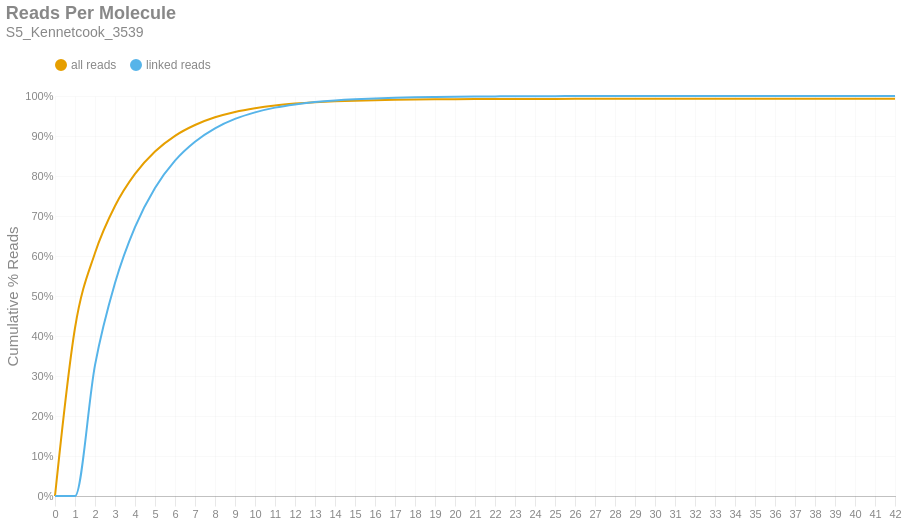

The notebook cell saved with this chart:
### Markdown cell above
### Reads per Molecule
This chart shows the cumulative distribution of the number of reads per linked molecule. That is, how many alignments are associated with a unique molecule. This excludes the number of reads associated with invalid or absent linked-read barcodes. The `linked` histogram is the percentages recalculated when disregarding singletons.

### Code cell
if SKIPLR:
    print_html(f"Skipped")
else:
    counts = np.bincount(valids['reads'].cast(pl.Int64).to_numpy())
    weighted = counts * np.arange(len(counts))
    all_perc = weighted / n_reads
    linked_perc = weighted / n_linked_reads
    linked_perc[1] = 0
    binned_df = pl.DataFrame({
        'readsper': list(range(len(counts))),
        'all reads (cumsum)': np.cumsum(all_perc).tolist(),
        'linked reads (cumsum)': np.cumsum(linked_perc).tolist(),
    })

    with SafeRender(binned_df):
        (
            density_plot(binned_df, 'Reads Per Molecule', samplename, 'readspmol')
            .encode(
                x=alt.X('readsper:O', title=None).axis(labelAngle=0).scale(padding=0),
                y=alt.Y('value:Q', title='Cumulative % Reads').axis(format='%').stack(False),
                color=alt.Color("key:N").scale(domain=["all reads", "linked reads"]),
                tooltip=[
                    alt.Tooltip("key:N", title="Data Type"),
                    alt.Tooltip("readsper:O", title="Reads Per Molecule"),
                    alt.Tooltip("value:Q", format=".2%", title="% Reads (Cum.)")
                ]            
            )
        ).display()

### Figure 1 — Vega-Lite specification as saved in the notebook (floating-point values rounded to 4 significant figures)
{"width": "container", "height": 400, "config": {"title": {"anchor": "start", "dy": -15, "fontSize": 18, "color": "#888888", "subtitleColor": "#888888", "subtitleFontSize": 14}, "arc": {"fill": "#0072B2"}, "axis": {"domainColor": "#888888", "domainWidth": 0.5, "gridWidth": 0.2, "grid": false, "titleFontWeight": 400, "titleFontSize": 15, "labelFontSize": 11, "labelColor": "#888888", "tickColor": "#888888", "tickWidth": 0.2, "titleColor": "#888888"}, "axisBand": {"grid": false}, "axisX": {"grid": true, "tickSize": 10, "domainCap": "round"}, "axisY": {"domain": false, "grid": true, "tickSize": 0, "domainCap": "round"}, "background": "transparent", "header": {"labelFontSize": 15, "labelColor": "#888888", "titleFontSize": 15, "titleFontWeight": 600, "titleColor": "#888888"}, "legend": {"labelFont": "sans-serif", "labelFontSize": 12, "labelColor": "#888888", "symbolSize": 100, "symbolType": "circle", "titleFontSize": 12, "titlePadding": 10, "titleColor": "#888888", "title": null, "orient": "top"}, "range": {"category": ["#E69F00", "#56B4E9", "#009E73", "#F0E442", "#0072B2", "#D55E00", "#CC79A7", "#000000"], "diverging": ["#cfe8f3", "#a2d4ec", "#73bfe2", "#46abdb", "#1696d2", "#12719e"]}, "area": {"fill": "#0072B2", "fillOpacity": 0.7, "line": true, "strokeOpacity": 0.7}, "line": {"color": "#0072B2", "stroke": "#0072B2", "strokeWidth": 2}, "trail": {"color": "#0072B2", "stroke": "#0072B2", "strokeWidth": 0, "size": 1}, "point": {"filled": true, "fillOpacity": 1.0, "size": 95}, "text": {"color": "#888888", "fontSize": 11, "align": "right", "fontWeight": 400, "size": 11}, "bar": {"fill": "#0072B2", "stroke": null}, "view": {"stroke": null, "continuousWidth": 660, "continuousHeight": 400}}, "data": {"name": "data-c36425ce8f6a99a13dbafe4f15cd4723"}, "mark": {"type": "line", "interpolate": "monotone", "point": {"opacity": 0, "size": 275}}, "encoding": {"color": {"field": "key", "scale": {"domain": ["all reads", "linked reads"]}, "type": "nominal"}, "tooltip": [{"field": "key", "title": "Data Type", "type": "nominal"}, {"field": "readsper", "title": "Reads Per Molecule", "type": "ordinal"}, {"field": "value", "format": ".2%", "title": "% Reads (Cum.)", "type": "quantitative"}], "x": {"axis": {"labelAngle": 0}, "field": "readsper", "scale": {"padding": 0}, "title": null, "type": "ordinal"}, "y": {"axis": {"format": "%"}, "field": "value", "stack": false, "title": "Cumulative % Reads", "type": "quantitative"}}, "params": [{"name": "param_c36ac31b6afebe62", "select": {"type": "point", "fields": ["key"]}, "bind": "legend"}], "title": {"text": "Reads Per Molecule", "subtitle": "S5_Kennetcook_3539"}, "transform": [{"fold": ["all reads (cumsum)", "linked reads (cumsum)"]}, {"calculate": "replace(datum.key, ' (cumsum)', '')", "as": "key"}, {"filter": {"param": "param_c36ac31b6afebe62"}}], "usermeta": {"embedOptions": {"downloadFileName": "S5_Kennetcook_3539.readspmol"}}, "$schema": "https://vega.github.io/schema/vega-lite/v6.1.0.json", "datasets": {"data-c36425ce8f6a99a13dbafe4f15cd4723": [{"readsper": 0, "all reads (cumsum)": 0.0, "linked reads (cumsum)": 0.0}, {"readsper": 1, "all reads (cumsum)": 0.42, "linked reads (cumsum)": 0.0}, {"readsper": 2, "all reads (cumsum)": 0.6076, "linked reads (cumsum)": 0.3273}, {"readsper": 3, "all reads (cumsum)": 0.7251, "linked reads (cumsum)": 0.5325}, {"readsper": 4, "all reads (cumsum)": 0.8053, "linked reads (cumsum)": 0.6724}, {"readsper": 5, "all reads (cumsum)": 0.8613, "linked reads (cumsum)": 0.7702}, {"readsper": 6, "all reads (cumsum)": 0.9005, "linked reads (cumsum)": 0.8385}, {"readsper": 7, "all reads (cumsum)": 0.9276, "linked reads (cumsum)": 0.8857}, {"readsper": 8, "all reads (cumsum)": 0.9467, "linked reads (cumsum)": 0.9192}, {"readsper": 9, "all reads (cumsum)": 0.9602, "linked reads (cumsum)": 0.9426}, {"readsper": 10, "all reads (cumsum)": 0.9695, "linked reads (cumsum)": 0.959}, {"readsper": 11, "all reads (cumsum)": 0.9763, "linked reads (cumsum)": 0.9709}, {"readsper": 12, "all reads (cumsum)": 0.981, "linked reads (cumsum)": 0.979}, {"readsper": 13, "all reads (cumsum)": 0.9843, "linked reads (cumsum)": 0.9848}, {"readsper": 14, "all reads (cumsum)": 0.9867, "linked reads (cumsum)": 0.9889}, {"readsper": 15, "all reads (cumsum)": 0.9884, "linked reads (cumsum)": 0.9919}, {"readsper": 16, "all reads (cumsum)": 0.9896, "linked reads (cumsum)": 0.994}, {"readsper": 17, "all reads (cumsum)": 0.9905, "linked reads (cumsum)": 0.9956}, {"readsper": 18, "all reads (cumsum)": 0.9912, "linked reads (cumsum)": 0.9968}, {"readsper": 19, "all reads (cumsum)": 0.9917, "linked reads (cumsum)": 0.9976}, {"readsper": 20, "all reads (cumsum)": 0.992, "linked reads (cumsum)": 0.9983}, {"readsper": 21, "all reads (cumsum)": 0.9923, "linked reads (cumsum)": 0.9987}, {"readsper": 22, "all reads (cumsum)": 0.9925, "linked reads (cumsum)": 0.9991}, {"readsper": 23, "all reads (cumsum)": 0.9926, "linked reads (cumsum)": 0.9993}, {"readsper": 24, "all reads (cumsum)": 0.9927, "linked reads (cumsum)": 0.9995}, {"readsper": 25, "all reads (cumsum)": 0.9928, "linked reads (cumsum)": 0.9996}, {"readsper": 26, "all reads (cumsum)": 0.9929, "linked reads (cumsum)": 0.9998}, {"readsper": 27, "all reads (cumsum)": 0.9929, "linked reads (cumsum)": 0.9998}, {"readsper": 28, "all reads (cumsum)": 0.9929, "linked reads (cumsum)": 0.9998}, {"readsper": 29, "all reads (cumsum)": 0.9929, "linked reads (cumsum)": 0.9998}, {"readsper": 30, "all reads (cumsum)": 0.993, "linked reads (cumsum)": 0.9999}, {"readsper": 31, "all reads (cumsum)": 0.993, "linked reads (cumsum)": 0.9999}, {"readsper": 32, "all reads (cumsum)": 0.993, "linked reads (cumsum)": 0.9999}, {"readsper": 33, "all reads (cumsum)": 0.993, "linked reads (cumsum)": 0.9999}, {"readsper": 34, "all reads (cumsum)": 0.993, "linked reads (cumsum)": 0.9999}, {"readsper": 35, "all reads (cumsum)": 0.993, "linked reads (cumsum)": 1.0}, {"readsper": 36, "all reads (cumsum)": 0.993, "linked reads (cumsum)": 1.0}, {"readsper": 37, "all reads (cumsum)": 0.993, "linked reads (cumsum)": 1.0}, {"readsper": 38, "all reads (cumsum)": 0.993, "linked reads (cumsum)": 1.0}, {"readsper": 39, "all reads (cumsum)": 0.993, "linked reads (cumsum)": 1.0}, {"readsper": 40, "all reads (cumsum)": 0.993, "linked reads (cumsum)": 1.0}, {"readsper": 41, "all reads (cumsum)": 0.993, "linked reads (cumsum)": 1.0}, {"readsper": 42, "all reads (cumsum)": 0.993, "linked reads (cumsum)": 1.0}]}}
